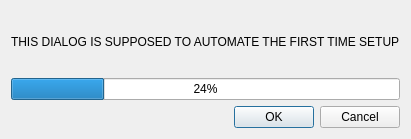
<?xml version="1.0" encoding="UTF-8"?>
<ui version="4.0">
 <class>Dialog</class>
 <widget class="QDialog" name="Dialog">
  <property name="windowModality">
   <enum>Qt::ApplicationModal</enum>
  </property>
  <property name="geometry">
   <rect>
    <x>0</x>
    <y>0</y>
    <width>392</width>
    <height>139</height>
   </rect>
  </property>
  <property name="windowTitle">
   <string>First time setup</string>
  </property>
  <layout class="QVBoxLayout" name="verticalLayout">
   <item>
    <widget class="QLabel" name="label">
     <property name="text">
      <string>THIS DIALOG IS SUPPOSED TO AUTOMATE THE FIRST TIME SETUP</string>
     </property>
    </widget>
   </item>
   <item>
    <widget class="QProgressBar" name="progressBar">
     <property name="value">
      <number>24</number>
     </property>
    </widget>
   </item>
   <item>
    <widget class="QDialogButtonBox" name="buttonBox">
     <property name="orientation">
      <enum>Qt::Horizontal</enum>
     </property>
     <property name="standardButtons">
      <set>QDialogButtonBox::Cancel|QDialogButtonBox::Ok</set>
     </property>
    </widget>
   </item>
  </layout>
 </widget>
 <resources/>
 <connections>
  <connection>
   <sender>buttonBox</sender>
   <signal>accepted()</signal>
   <receiver>Dialog</receiver>
   <slot>accept()</slot>
   <hints>
    <hint type="sourcelabel">
     <x>248</x>
     <y>254</y>
    </hint>
    <hint type="destinationlabel">
     <x>157</x>
     <y>274</y>
    </hint>
   </hints>
  </connection>
  <connection>
   <sender>buttonBox</sender>
   <signal>rejected()</signal>
   <receiver>Dialog</receiver>
   <slot>reject()</slot>
   <hints>
    <hint type="sourcelabel">
     <x>316</x>
     <y>260</y>
    </hint>
    <hint type="destinationlabel">
     <x>286</x>
     <y>274</y>
    </hint>
   </hints>
  </connection>
 </connections>
</ui>
